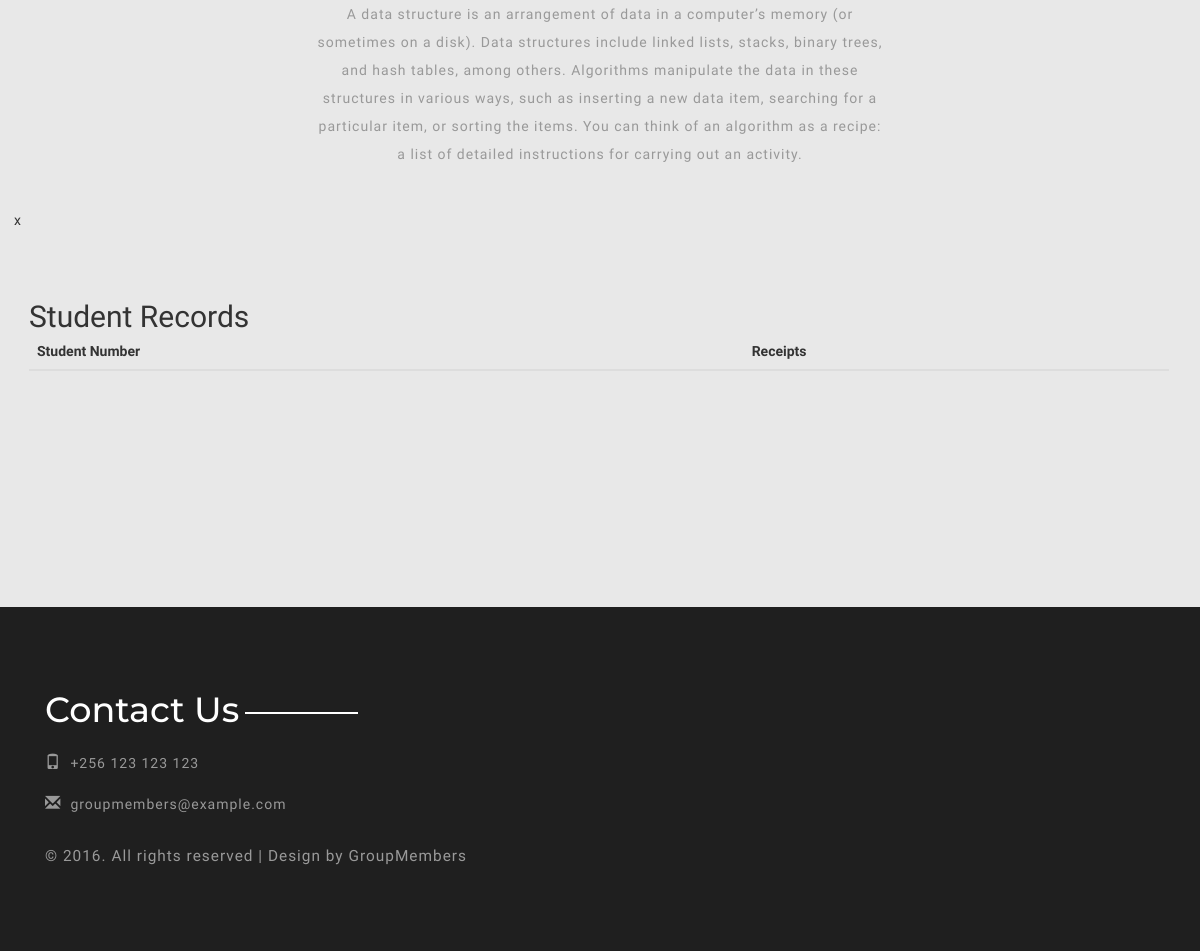
The app's page / (lower part), older data.
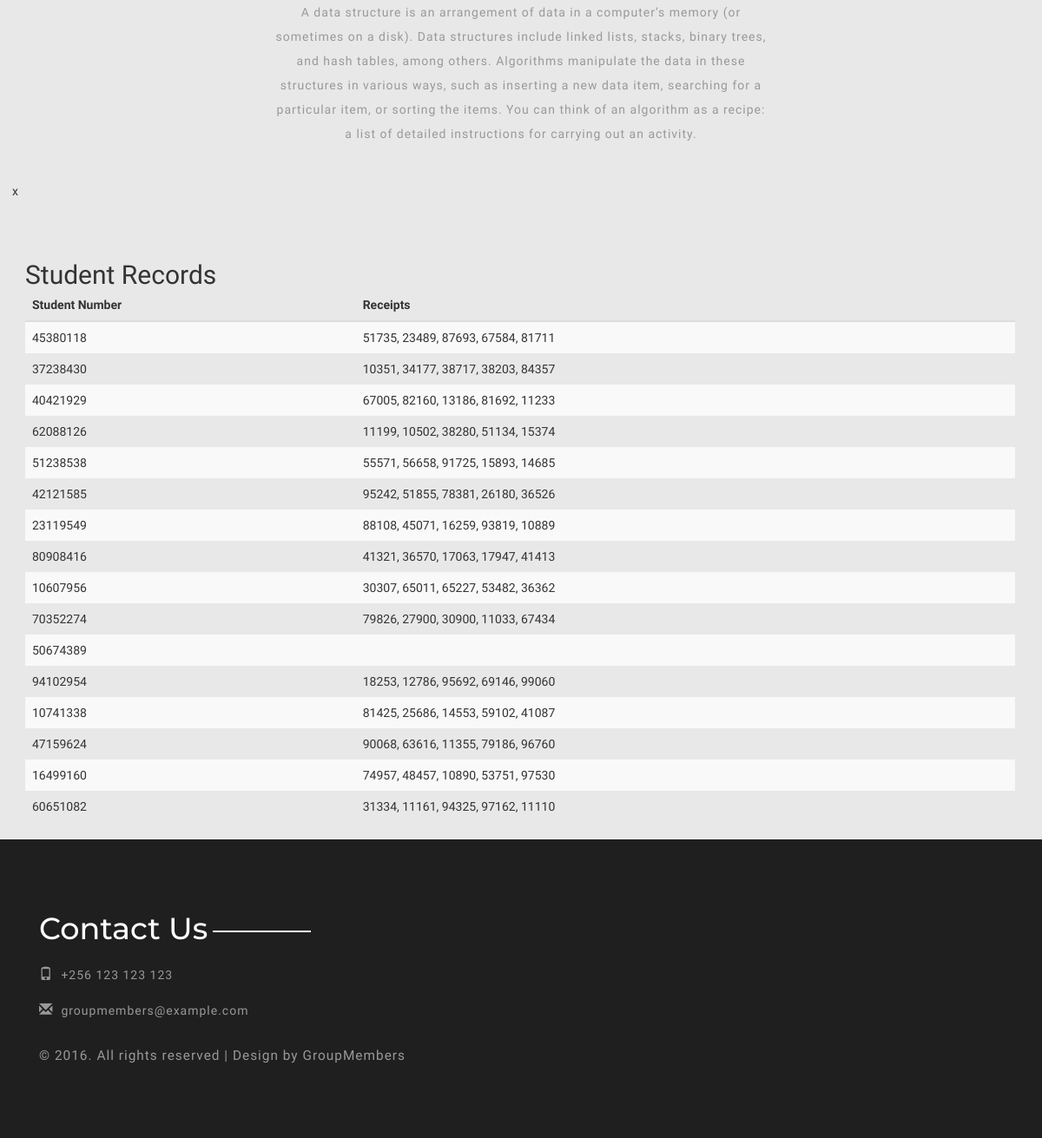
The same page, newer data.
### myapp/models.py (models this page shows)
class Student(models.Model):
    name = models.CharField(max_length=200)
    def __unicode__(self):
        return self.name

### myapp/views.py (the view)
# urls.py: url(r'^$', views.index, name='index'),
def index(request):
    students = Student.objects.all()
    receipts_list = []
    for x in range(students.count()):
        receipts_list.append(', '.join(map(str, Receipt.objects.filter(student_id=students[x].id))))
    print("receipts#")
    print(receipts_list)
    data = zip(students, receipts_list)
    return render(request, 'index.html', {
        'data': data,
    })

### myapp/models.py (called while the page is built)
    def __unicode__(self):
        return str(self.number)

### templates/index.html (shortened to what this page needs)
{% extends 'base2.html' %}
{% load static %}
{% block content %}
    <div class="services">
        <div class="container">
            <div class="service-head">
                <p> A data structure is
                    an arrangement of data in a computer’s memory (or sometimes on a disk). Data
                    structures include linked lists, stacks, binary trees, and hash tables, among others.
                    Algorithms manipulate the data in these structures in various ways, such as inserting a
                    new data item, searching for a particular item, or sorting the items. You can think of an
                    algorithm as a recipe: a list of detailed instructions for carrying out an activity.</p>
            </div>
            <div class="servies-top dsa-margin" style="margin-left: -16px">
             x   <div class="us-ser">
                    <div class=" why-choose">
                        <div class="container">
                            <h2>Student Records</h2>
                            <table class="table table-striped">
                                <thead>
                                <tr>
                                    <th>Student Number</th>
                                    <th>Receipts</th>
                                </tr>
                                </thead>
                                <tbody>
                                {% for item in data %}
                                    <tr>
                                        <td>{{ item.0 }}</td>
                                        <td>{{ item.1 }}</td>
                                    </tr>
                                {% endfor %}
                                </tbody>
                            </table>
                        </div>
                    </div>
                </div>
            </div>
        </div>
    </div>
{% endblock %}

Row changes from the older to the newer data that the page shows:
added Student: name "45380118", item "51735, 23489, 87693, 67584, 81711"
added Student: name "37238430", item "10351, 34177, 38717, 38203, 84357"
added Student: name "40421929", item "67005, 82160, 13186, 81692, 11233"
added Student: name "62088126", item "11199, 10502, 38280, 51134, 15374"
added Student: name "51238538", item "55571, 56658, 91725, 15893, 14685"
added Student: name "42121585", item "95242, 51855, 78381, 26180, 36526"
added Student: name "23119549", item "88108, 45071, 16259, 93819, 10889"
added Student: name "80908416", item "41321, 36570, 17063, 17947, 41413"
added Student: name "10607956", item "30307, 65011, 65227, 53482, 36362"
added Student: name "70352274", item "79826, 27900, 30900, 11033, 67434"
added Student: name "50674389"
added Student: name "94102954", item "18253, 12786, 95692, 69146, 99060"
added Student: name "10741338", item "81425, 25686, 14553, 59102, 41087"
added Student: name "47159624", item "90068, 63616, 11355, 79186, 96760"
added Student: name "16499160", item "74957, 48457, 10890, 53751, 97530"
added Student: name "60651082", item "31334, 11161, 94325, 97162, 11110"
